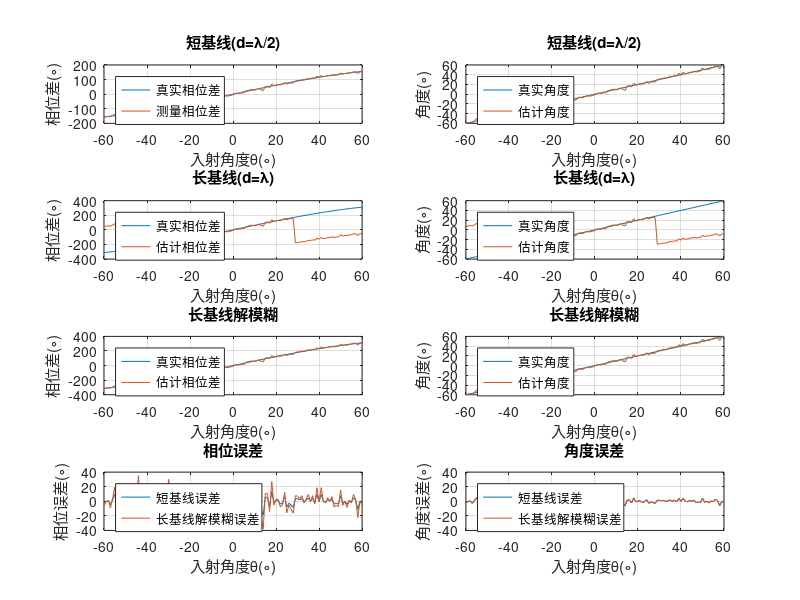

Here is the MATLAB script that generated this plot:
%% 长短基线
clc;
clear all;
close all;

theta = -60:1:60;
x = 2*pi*sind(theta);
y = x + 0.2*randn(1, length(x));

% 短基线
d_lambda1 = 1/2;
deltaphi1 = d_lambda1*x/pi*180;
deltaphiz1 = d_lambda1*y/pi*180;

measurephiz1 = deltaphiz1;
for i = 1:length(measurephiz1)
    while measurephiz1(i) > 180 | measurephiz1(i) < -180
        if measurephiz1(i) > 180
            measurephiz1(i) = measurephiz1(i) - 360;
        elseif measurephiz1(i) < -180
            measurephiz1(i) = measurephiz1(i) + 360;
        end
    end
end

subplot(4,2,1)
plot(theta,deltaphi1,theta,measurephiz1);
title('短基线(d=\lambda/2)');
xlabel('入射角度\theta(\circ)');ylabel('相位差(\circ)');
legend('真实相位差','测量相位差','Location','Northwest');
grid on;

measuretheta1 = asind(measurephiz1/180*pi/(2*pi*d_lambda1));
subplot(4,2,2)
plot(theta,theta,theta,measuretheta1);
title('短基线(d=\lambda/2)');
xlabel('入射角度\theta(\circ)');ylabel('角度(\circ)');
legend('真实角度','估计角度','Location','Northwest');
axis([min(theta),max(theta),-60,60]);
grid on;

% 长基线
d_lambda2 = 1;
deltaphi2 = d_lambda2*x/pi*180;
deltaphiz2 = d_lambda2*y/pi*180;

measurephiz2 = deltaphiz2;
for i = 1:length(measurephiz2)
    while measurephiz2(i) > 180 | measurephiz2(i) < -180
        if measurephiz2(i) > 180
            measurephiz2(i) = measurephiz2(i) - 360;
        elseif measurephiz2(i) < -180
            measurephiz2(i) = measurephiz2(i) + 360;
        end
    end
end

subplot(4,2,3)
plot(theta,deltaphi2,theta,measurephiz2);
title('长基线(d=\lambda)');
xlabel('入射角度\theta(\circ)');ylabel('相位差(\circ)');
legend('真实相位差','估计相位差','Location','Northwest');
grid on;

measuretheta2 = asind(measurephiz2/180*pi/(2*pi*d_lambda2));
subplot(4,2,4)
plot(theta,theta,theta,measuretheta2);
title('长基线(d=\lambda)');
xlabel('入射角度\theta(\circ)');ylabel('角度(\circ)');
legend('真实角度','估计角度','Location','Northwest');
axis([min(theta),max(theta),-60,60]);
grid on;

% 长基线解模糊
phi2 = d_lambda2/d_lambda1*measurephiz1;
dphi2 = phi2;

subplot(4,2,5)
plot(theta,deltaphi2,theta,dphi2);
title('长基线解模糊');
xlabel('入射角度\theta(\circ)');ylabel('相位差(\circ)');
legend('真实相位差','估计相位差','Location','Northwest');
grid on;

measuretheta3 = asind(dphi2/180*pi/(2*pi*d_lambda2));
subplot(4,2,6)
plot(theta,theta,theta,measuretheta3);
title('长基线解模糊');
xlabel('入射角度\theta(\circ)');ylabel('角度(\circ)');
legend('真实角度','估计角度','Location','Northwest');
axis([min(theta),max(theta),-60,60]);
grid on;

% 误差
delta1 = measurephiz1 - deltaphi1;
delta2 = dphi2 - deltaphi2;
subplot(4,2,7)
plot(theta,delta1,theta,delta2);
title('相位误差');
xlabel('入射角度\theta(\circ)');ylabel('相位误差(\circ)');
legend('短基线误差','长基线解模糊误差','Location','Northwest');
axis([min(theta),max(theta),-40,40]);
grid on;

deltat1 = measuretheta1 - theta;
deltat2 = measuretheta3 - theta;
subplot(4,2,8)
plot(theta,deltat1,theta,deltat2);
title('角度误差');
xlabel('入射角度\theta(\circ)');ylabel('角度误差(\circ)');
legend('短基线误差','长基线解模糊误差','Location','Northwest');
axis([min(theta),max(theta),-40,40]);
grid on;
